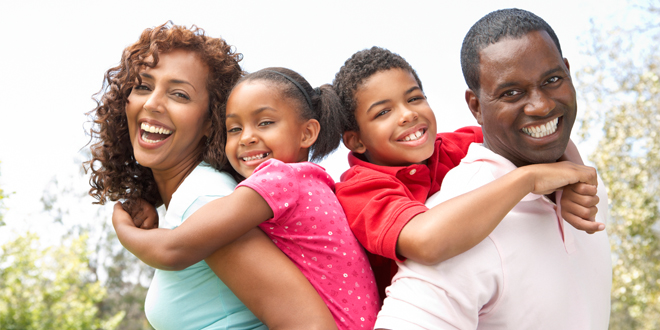
#> input picture photos/test_1.jpg, 660 x 330 px, found by its file name
$ python cv2_affine_trans.py
#> lines starting #> are read from the running program, lines starting #| are printed output that depends on the picture
import cv2
import numpy as np

img_rd = cv2.imread("../../photos/test_1.jpg")
#> img_rd is the input picture: shape (330, 660, 3); mean B, G, R 163, 171.1, 202.7

print(type(img_rd))
#| <class 'numpy.ndarray'>
print(img_rd.size)
#| 653400
print(img_rd.shape)
#| (330, 660, 3)
rows, cols, ch = img_rd.shape
#> rows = 330; cols = 660; ch = 3

# 原图中所有的平行线在结果图像中同样平行
# 为了创建这个矩阵我们需要从原图像中找到三个点以及他们在输出图像中的位置。
# 然后 cv2.getAffineTransform 会创建一个 2x3 的矩阵
# 最后这个矩阵会被传给 函数 cv2.warpAffine

pts1 = np.float32([[50, 50], [200, 50], [50, 200]])
pts2 = np.float32([[10, 100], [200, 50], [100, 250]])

M = cv2.getAffineTransform(pts1, pts2)
dst = cv2.warpAffine(img_rd, M, (cols, rows))
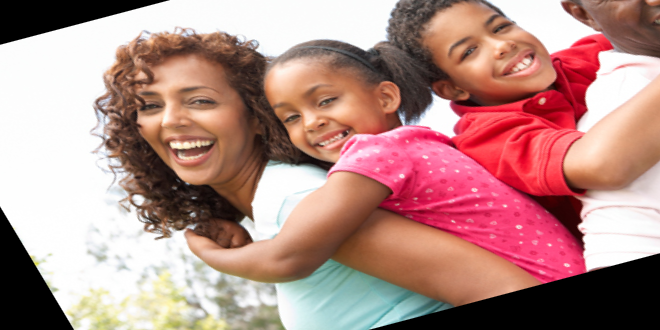
#> dst: shape (330, 660, 3); mean B, G, R 134.6, 139.7, 180.5

cv2.imshow("win", dst)
cv2.waitKey(0)

$ run again, with photos/calib_radial.jpg copied over photos/test_1.jpg
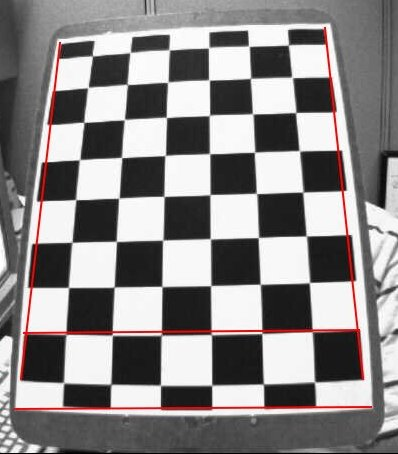
#> input picture photos/calib_radial.jpg, 398 x 454 px, found by its file name
#> img_rd is the input picture: shape (454, 398, 3); mean B, G, R 135.6, 135.6, 139
#| <class 'numpy.ndarray'>
#| 542076
#| (454, 398, 3)
#> `dst = cv2.warpAffine(img_rd, M, (cols, rows))`:
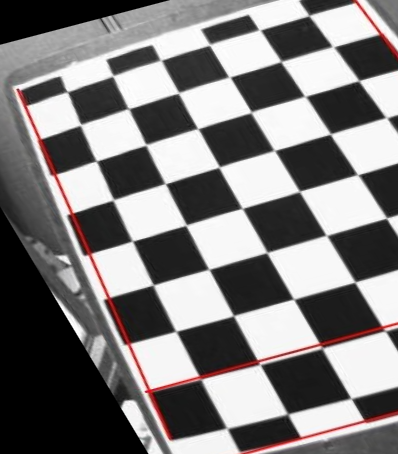
#> dst: shape (454, 398, 3); mean B, G, R 124.5, 124.5, 127.1

$ run again, with photos/checkerboard_2.jpg copied over photos/test_1.jpg
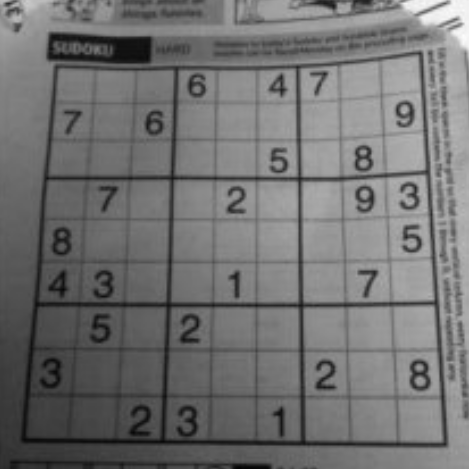
#> input picture photos/checkerboard_2.jpg, 469 x 469 px, found by its file name
#> img_rd is the input picture: shape (469, 469, 3); min 3, max 253, mean 113.5
#| <class 'numpy.ndarray'>
#| 659883
#| (469, 469, 3)
#> `dst = cv2.warpAffine(img_rd, M, (cols, rows))`:
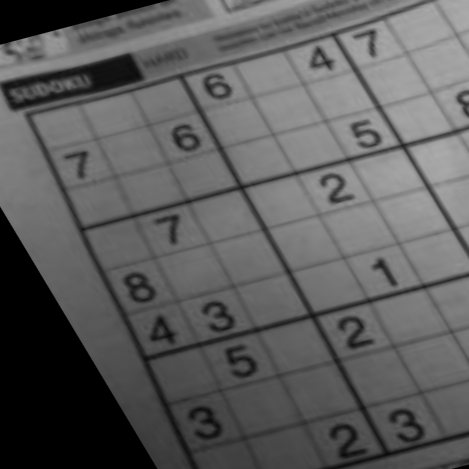
#> dst: shape (469, 469, 3); min 0, max 171, mean 92.7
